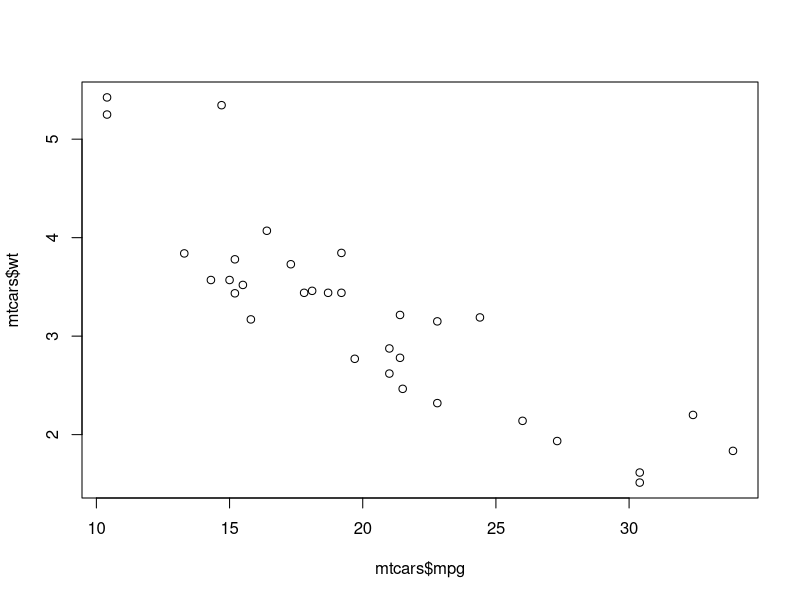
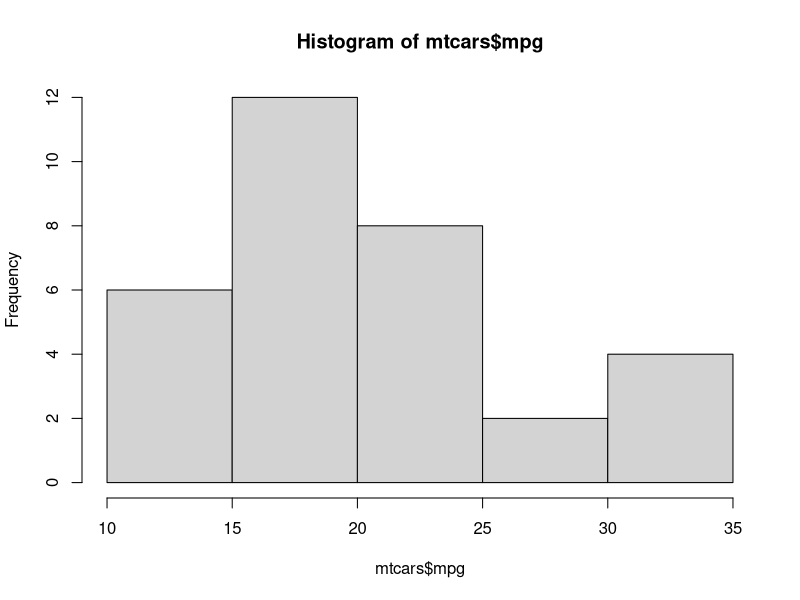
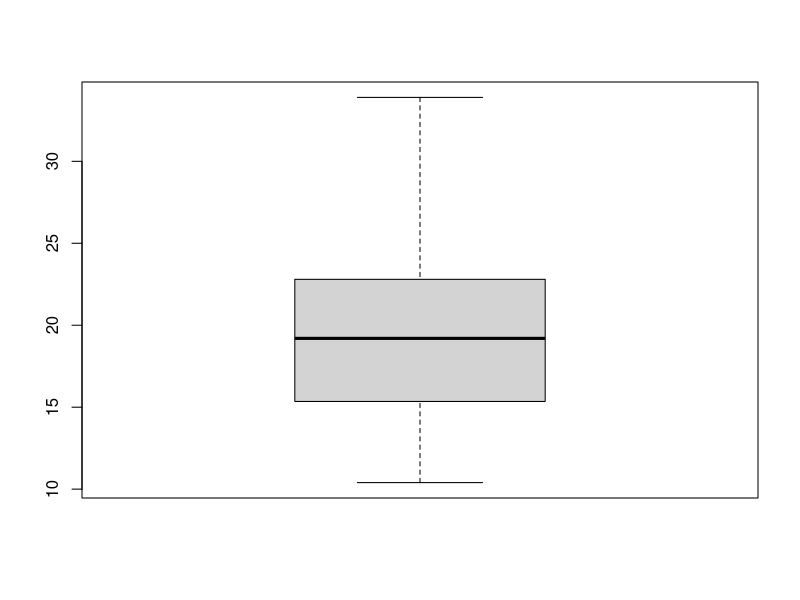

The R script that drew these images, in order: (Note: this script raises an error after producing the figures.)
# 1. View the first few rows of the dataset
head(mtcars)

# 2. Summary statistics of the dataset
summary(mtcars)

# 3. Dimensions of the dataset
dim(mtcars)

# 4. Names of columns in the dataset
colnames(mtcars)

# 5. Data types of columns
str(mtcars)

# 6. Accessing a specific column
mtcars$mpg

# 7. Number of unique values in a column
length(unique(mtcars$mpg))

# 8. Mean of a column
mean(mtcars$mpg)

# 9. Median of a column
median(mtcars$mpg)

# 10. Standard deviation of a column
sd(mtcars$mpg)

# 11. Plotting a scatter plot
plot(mtcars$mpg, mtcars$wt)

# 12. Creating a histogram
hist(mtcars$mpg)

# 13. Boxplot
boxplot(mtcars$mpg)

# 14. Correlation matrix
cor(mtcars)

# 15. Subsetting data based on a condition
subset(mtcars, mpg > 20)

# 16. Adding a new column
mtcars$disp_per_cyl = mtcars$disp / mtcars$cyl

# 17. Filtering rows based on multiple conditions
mtcars_sub <- subset(mtcars, mpg > 20 & wt < 3)

# 18. Grouping and summarizing data
library(dplyr)
mtcars %>% group_by(cyl) %>% summarise(mean_mpg = mean(mpg))

# 19. Sorting data
mtcars_sorted <- mtcars[order(mtcars$mpg), ]

# 20. Merging datasets
# Assuming another dataset named 'other_data'
merged_data <- merge(mtcars, other_data, by = "common_column")

# 21. Frequency table of a categorical variable
table(mtcars$gear)

# 22. Crosstabulation
table(mtcars$gear, mtcars$vs)

# 23. Linear regression
lm_model <- lm(mpg ~ wt + hp, data = mtcars)

# 24. ANOVA
anova(lm_model)

# 25. t-test
t.test(mtcars$mpg, mu = 20)

# 26. Chi-squared test
chisq.test(mtcars$gear, mtcars$vs)

# 27. Creating a matrix
matrix_data <- matrix(1:9, nrow = 3, ncol = 3)

# 28. Transposing a matrix
t(matrix_data)

# 29. Applying a function to each element of a vector
sapply(mtcars$mpg, function(x) x * 2)

# 30. Writing to a CSV file
write.csv(mtcars, "mtcars_output.csv", row.names = FALSE)

# 31. Square root of a column
sqrt(mtcars$mpg)

# 32. Exponential function
exp(mtcars$mpg)

# 33. Natural logarithm
log(mtcars$mpg)

# 34. Logarithm base 10
log10(mtcars$mpg)

# 35. Absolute values
abs(mtcars$mpg)

# 36. Ceiling and floor functions
ceiling(mtcars$mpg)
floor(mtcars$mpg)

# 37. Trigonometric functions (sin, cos, tan)
sin(mtcars$mpg)
cos(mtcars$mpg)
tan(mtcars$mpg)

# 38. Round to a specified number of decimal places
round(mtcars$mpg, digits = 2)

# 39. Cumulative sum
cumsum(mtcars$mpg)

# 40. Cumulative product
cumprod(mtcars$mpg)

# 41. Min and Max values
min(mtcars$mpg)
max(mtcars$mpg)

# 42. Range of values
range(mtcars$mpg)

# 43. Mean absolute deviation
mad(mtcars$mpg)

# 44. Percentile
quantile(mtcars$mpg, c(0.25, 0.75))

# 45. Rank of values
rank(mtcars$mpg)

# 46. Standardize values (z-score)
scale(mtcars$mpg)

# 47. Element-wise multiplication
mtcars$mpg * 2

# 48. Element-wise addition
mtcars$mpg + mtcars$wt

# 49. Element-wise subtraction
mtcars$mpg - mtcars$wt

# 50. Element-wise division
mtcars$mpg / mtcars$wt

